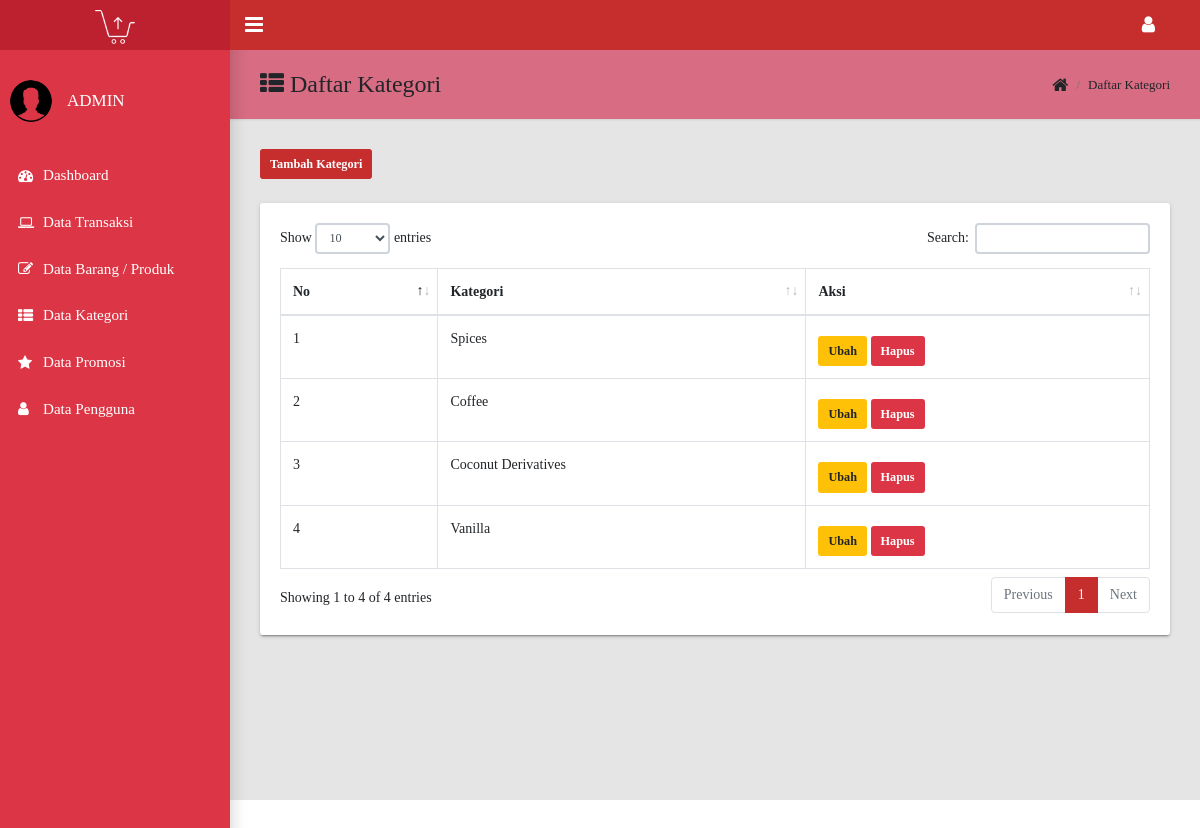
The app's page /admin/index.php?halaman=kategori (signed in) with its own data.
### tables this page shows
CREATE TABLE `kategori` (
  `id_kategori` int(11) NOT NULL,
  `nama_kategori` varchar(255) NOT NULL
);

### admin/kategori.php (the view)
<main class="app-content">
	<div class="app-title" style="background-color: #d76c82;">
		<div>
			<h1><i class="fa fa-th-list"></i> Daftar Kategori</h1>
		</div>
		<ul class="app-breadcrumb breadcrumb side">
			<li class="breadcrumb-item"><i class="fa fa-home fa-lg"></i></li>
			<li class="breadcrumb-item">Daftar Kategori</li>
		</ul>
	</div>
	<a href="index.php?halaman=tambahkategori" class="btn btn-primary btn-sm btn-round mb-4">Tambah Kategori</a>
	<div class="row">
		<div class="col-md-12">
			<div class="tile">
				<div class="tile-body">
					<table class="table table-hover table-bordered" id="sampleTable">
						<thead>
							<tr>
								<th>No</th>
								<th>Kategori</th>
								<th>Aksi</th>
							</tr>
						</thead>
						<tbody>
							<?php $nomor = 1; ?>
							<?php $ambil = $koneksi->query("SELECT * FROM kategori"); ?>
							<?php while ($data = $ambil->fetch_assoc()) { ?>
								<tr>
									<td><?php echo $nomor ?></td>
									<td><?php echo $data["nama_kategori"] ?></td>
									<td>
										<a href="index.php?halaman=ubahkategori&id=<?php echo $data['id_kategori']; ?>" class="btn btn-warning btn-sm btn-round mt-2">Ubah</a>
										<a href="index.php?halaman=hapuskategori&id=<?php echo $data['id_kategori']; ?>" class="btn btn-danger btn-sm btn-round mt-2" onclick="return confirm('Apakah Anda Yakin Ingin Menghapus Data ?')">Hapus</a>
									</td>
								</tr>
								<?php $nomor++; ?>
							<?php } ?>
						</tbody>
					</table>
				</div>
			</div>
		</div>
	</div>
</main>

### records on screen
kategori: nama_kategori "Spices"
kategori: nama_kategori "Coffee"
kategori: nama_kategori "Coconut Derivatives"
kategori: nama_kategori "Vanilla"
